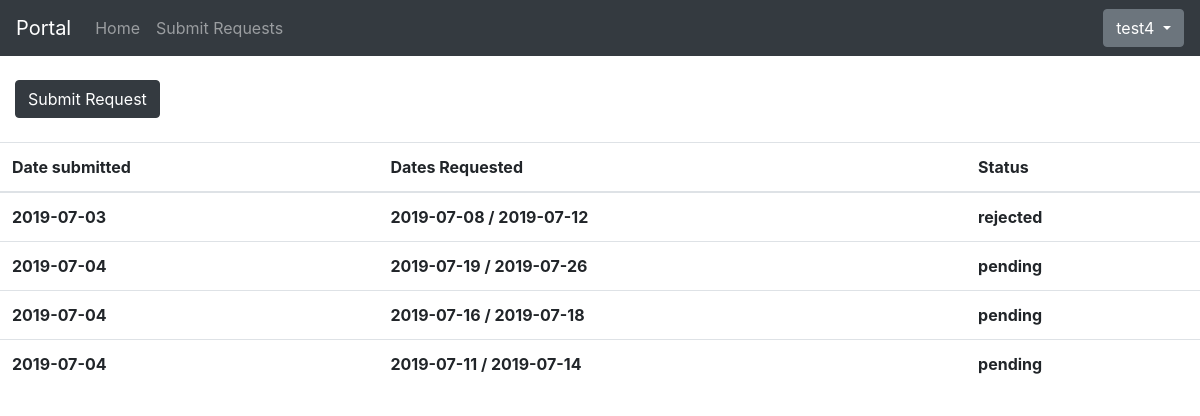
The page /index.php (signed in) on the database its author committed.
### tables this page shows
CREATE TABLE `requests` (
  `request_id` int(11) NOT NULL,
  `request_date` date NOT NULL,
  `request_date_from` date NOT NULL,
  `request_date_to` date NOT NULL,
  `request_reason` text NOT NULL,
  `request_status` varchar(20) NOT NULL DEFAULT 'pending'
);

### index.php (called while the page is built)
<?php include "includes/header.php";?>
<?php include "db.php" ?>
<?php include "includes/navigation.php"; ?>
<?php include "view_all_requests.php"; ?>
<?php include "includes/footer.php"; ?>

### view_all_requests.php (the view, shortened to what this page needs)
<?php
    $user_id = $_SESSION['user_id'];
    $query = "SELECT request_date, request_date_from, request_date_to, request_status ";
    $query .= "FROM requests, apply ";
    $query .= "WHERE user_id = '{$user_id}' and requests.request_id = apply.request_id";
    $requests_query = mysqli_query($connection,$query);
?>
<br>
<a style="margin-left: 15px" class="btn btn-dark" href="submit_request.php" role="button">Submit Request</a>
<br>
<br>
<table class="table table-hover">
    <thead>
    <tr>
        <th scope="col">Date submitted</th>
        <th scope="col">Dates Requested</th>
        <th scope="col">Status</th>
    </tr>
    </thead>
    <tbody>
    <?php
    while($row = mysqli_fetch_assoc($requests_query))
    {
        $request_date = $row['request_date'];
        $request_date_from = $row['request_date_from'];
        $request_date_to = $row['request_date_to'];
        $request_status = $row['request_status'];
        echo "<tr>";
        echo "<th scope='row'><a href='view_mail.php?request_date={$request_date}&request_status={$request_status}'></a>$request_date</th>";
        echo "<th>$request_date_from / $request_date_to </th>";
        echo "<th>$request_status</th>";
        echo "</tr>";
    }
    ?>
    </tbody>
</table>

### css/admin.css (style rules this page uses)
html,body { min-height: 100%; margin: 0; padding: 0; }

### rows shown on the page
requests: request_date "2019-07-03", request_date_from "2019-07-08", request_date_to "2019-07-12", request_status "rejected"
requests: request_date "2019-07-04", request_date_from "2019-07-19", request_date_to "2019-07-26", request_status "pending"
requests: request_date "2019-07-04", request_date_from "2019-07-16", request_date_to "2019-07-18", request_status "pending"
requests: request_date "2019-07-04", request_date_from "2019-07-11", request_date_to "2019-07-14", request_status "pending"

### other values the page prints
$_SESSION['user_firstname'] "test4"
